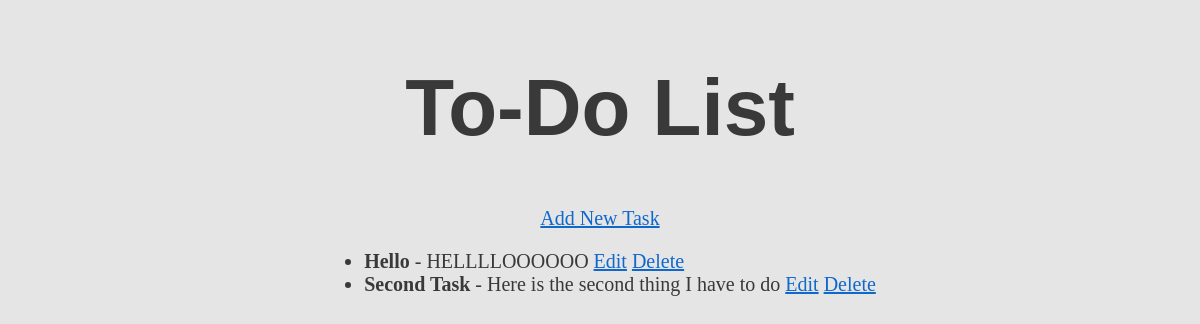
Before: / with the older database file.
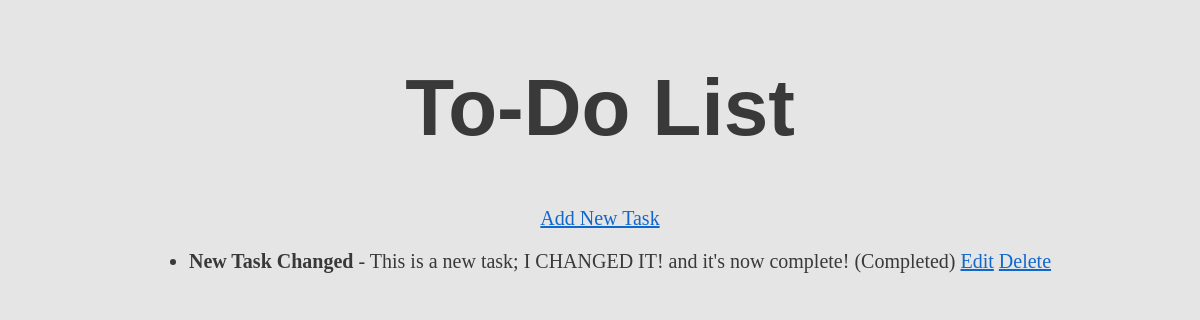
After: the same page with the newer database file.
### todo/models.py (models this page shows, shortened)
class Task(models.Model):
    title = models.CharField(max_length=100)
    description = models.TextField(blank=True)
    completed = models.BooleanField(default=False)
    created_at = models.DateTimeField(auto_now_add=True)
    updated_at = models.DateTimeField(auto_now=True)

### todo/views.py (the view)
# urls.py: 2. Add a URL to urlpatterns:  path('', views.home, name='home')
def home(request):
    tasks = Task.objects.all()
    return render(request, 'home.html', {'tasks': tasks})

### templates/home.html (shortened to what this page needs)
<!DOCTYPE html>
<html lang="en">
    <head>
        {% load static %}
        <link rel="stylesheet" href="{% static 'css/style.css' %}" />
    </head>
    <body>
        <h1>To-Do List</h1>
        <a href="/add/">Add New Task</a>
        <ul>
            {% for task in tasks %}
            <li>
                <strong>{{ task.title }}</strong> - {{ task.description }} {% if task.completed %} (Completed) {% endif %}
                <a href="/edit/{{ task.id }}/">Edit</a>
                <a href="/delete/{{ task.id }}/">Delete</a>
            </li>
            {% endfor %}
        </ul>
    </body>
</html>

### static/css/style.css (style rules this page uses)
* { font-family: Amiri; background-color: rgb(229, 229, 229); color: rgb(57, 57, 57); font-size: 20px; }
a { color: rgb(16, 104, 204); }
h1 { font-family: "Gill Sans", "Gill Sans MT", Calibri, "Trebuchet MS", sans-serif; font-size: 4em; }
body { display: flex; flex-direction: column; align-items: center; }

Changed rows visible on the page:
removed Task: title "Hello", description "HELLLLOOOOOO"
removed Task: title "Second Task", description "Here is the second thing I have to do"
added Task: title "New Task Changed", description "This is a new task; I CHANGED IT! and it's now complete!", completed "(Completed)"
